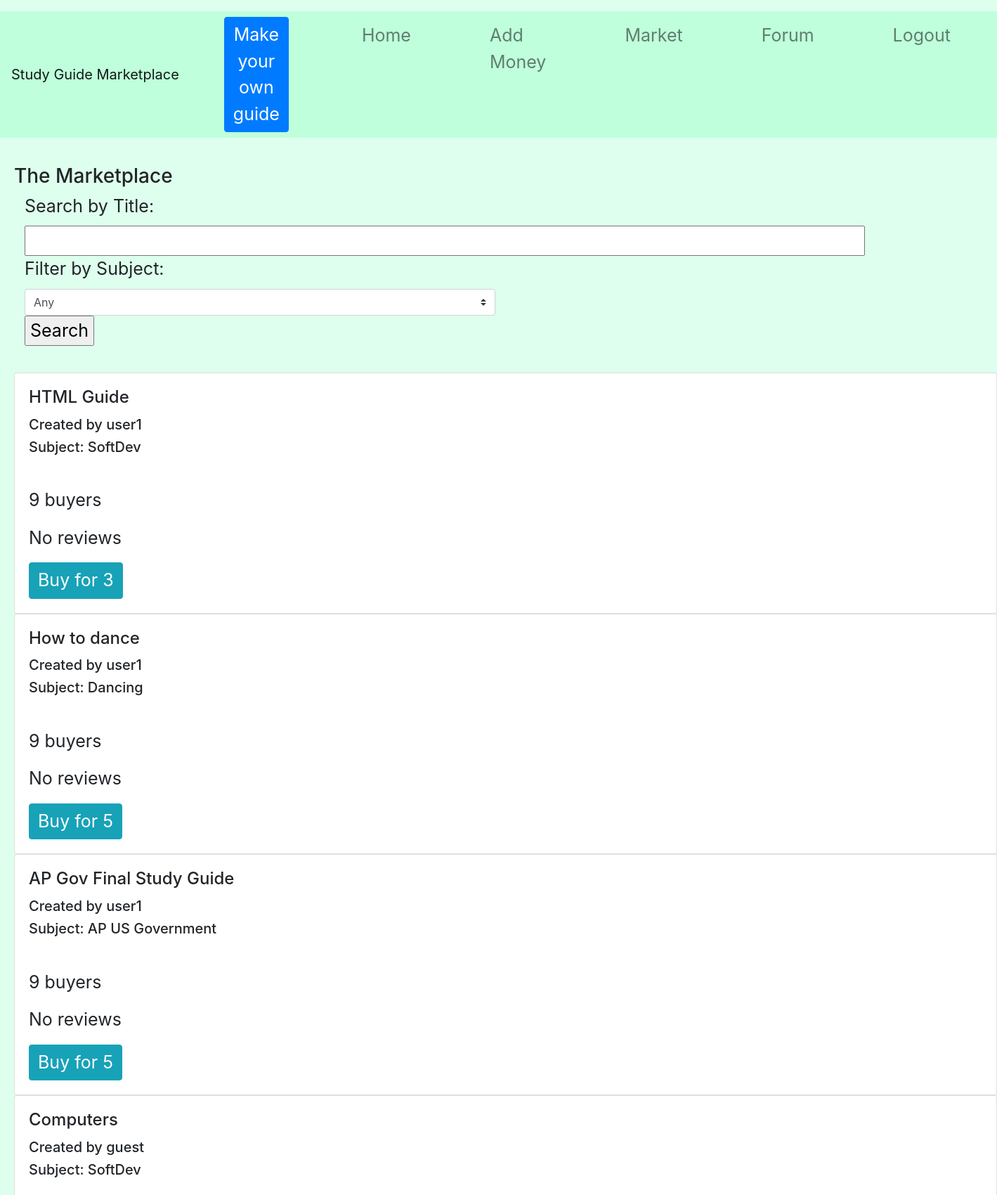
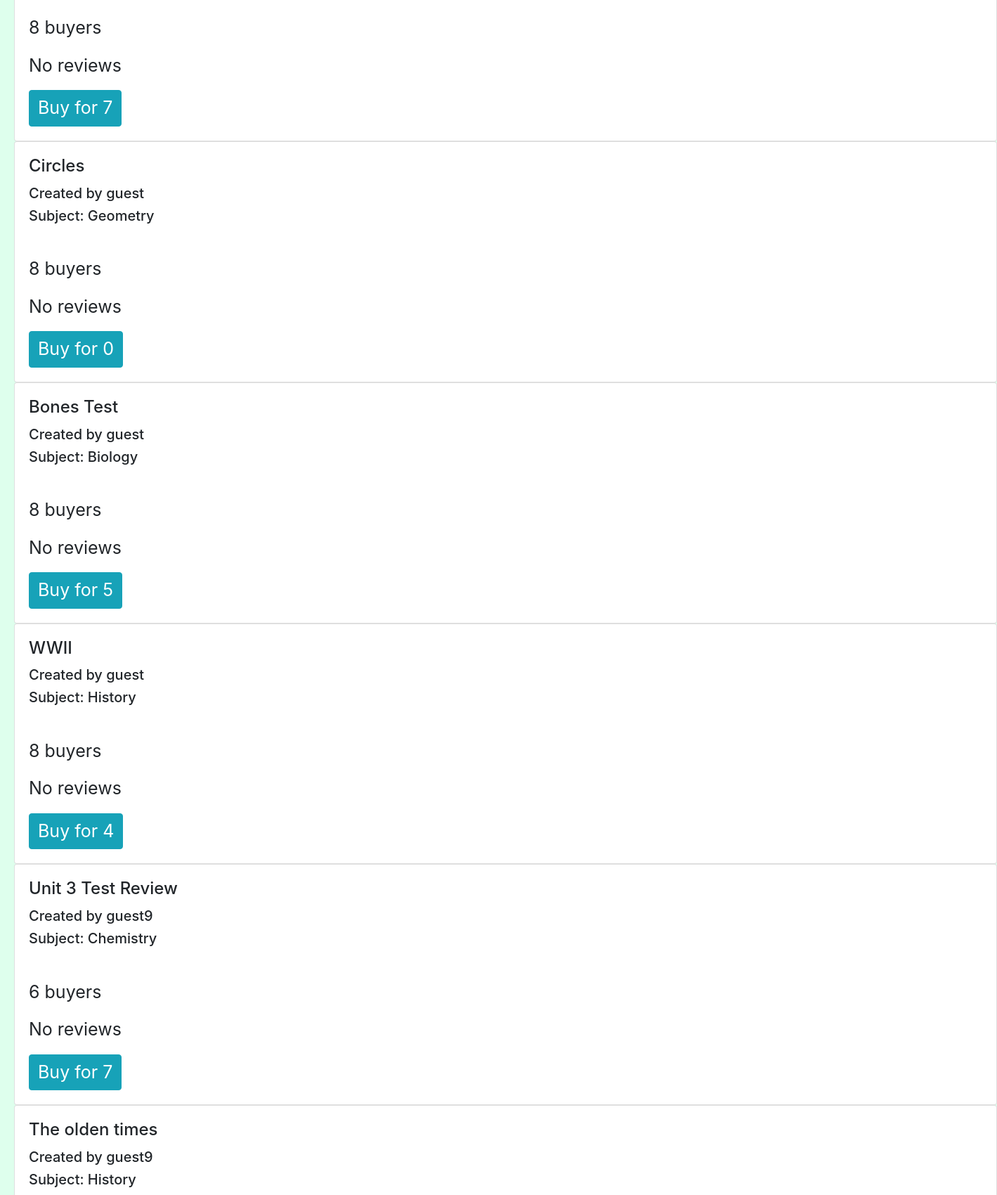
Page /market (signed in, upper part) on the committed database (2 pictures, top to bottom).
### tables this page shows
CREATE TABLE guides(id INTEGER, user TEXT, name TEXT, rating REAL, cost INTEGER, buyers INTEGER, subject TEXT, guide TEXT, ratings INTEGER);

### app/__init__.py (the view)
    def login_check(*args, **kwargs):
        if 'username' not in session:
            return redirect(url_for("login"))
        return route_function(*args, **kwargs)

### app/__init__.py (called while the page is built)
def protected(route_function):
    def login_check(*args, **kwargs):
        if 'username' not in session:
            return redirect(url_for("login"))
        return route_function(*args, **kwargs)
    login_check.__name__ = route_function.__name__
    return login_check

@app.route("/market", methods=['GET', 'POST'])
@protected
def market():
    results = []
    gs = ops.get_unguides(session['username'])
    q = ""
    sub = "Any"
    if 'subject' in request.form.keys() and len(request.form['subject']) > 0:
        sub = request.form['subject']
    if 'query' in request.form.keys() and len(request.form['query']) > 0:
        q = request.form['query']
        for guide in gs:
            if q.lower() in guide["name"].lower():
                if sub == "Any" or guide["subject"] == sub:
                    results.append(guide)
    else:
         for guide in gs:
             if sub == "Any" or guide["subject"] == sub:
                 results.append(guide)
    return render_template("market.html", guides = results, query = q, subjects = ops.get_subjects(), subject = sub)

### app/utl/ops.py (called while the page is built)
def get_unguides(username):
    db = sqlite3.connect(DB_FILE)
    c = db.cursor()
    c.execute("SELECT * FROM guides WHERE user != ?;" , (username,))
    g = c.fetchall()
    ans = []
    for row in g:
        c.execute("SELECT * FROM buyers WHERE user = ? AND id = ?;" , (username,row[0]))
        if c.fetchone() is None:
            next = {}
            next["id"] = row[0]
            next["user"] = row[1]
            next["name"] = row[2]
            next["rating"] = row[3]
            next["cost"] = row[4]
            next["buyers"] = row[5]
            next["subject"] = row[6]
            next["guide"] = row[7]
            next["ratings"] = row[8]
            ans.append(next)
    return ans

def get_subjects():
    db = sqlite3.connect(DB_FILE)
    c = db.cursor()
    ans = []
    c.execute("SELECT * FROM guides;")
    g = c.fetchall()
    for row in g:
        if row[6] not in ans:
            ans.append(row[6])
    return ans

### app/templates/market.html (shortened to what this page needs)
{% extends "base.html" %}
{% block body %}
  <br>
  <h3> The Marketplace </h3>
  <div class="col-md-6">
  <form method="post">
            <label>Search by Title:</label>
            <input type="text" name="query" size="70">
            <br>
            <label>Filter by Subject:</label>
            <select class="custom-select" name="subject">
              <option selected>Any</option>
            </select>
        <input type="submit" name="button" value="Search">
  </form>
  </div>
  <br>
  {% if guides|length < 1 %}
    <p> No results found. </p>
    {% else %}
        {% for guide in guides %}
          <div class="card">
            <div class="card-body">
              <h4 class="card-title">{{ guide["name"] }}</h4>
              <h5>Created by {{ guide["user"] }}</h5>
              <h5>Subject: {{ guide["subject"]}}</h5>
              <br>
              <p class="card-text">{{ guide["buyers"] }} buyers</p>
              {% if guide["ratings"] == 0 %}
                <p class="card-text">No reviews</p>
              {% else %}
                <p class="card-text">{{ guide["rating"] }} rating on {{ guide["ratings"] }} reviews</p>
              {% endif %}
              <a href={{"/buy/"+(guide["id"]|string)}} class="btn btn-info">Buy for {{ guide["cost"] }}</a><br>
            </div>
          </div>
        {% endfor %}
  {% endif %}
{% endblock %}

### app/templates/base.html (shortened to what this page needs)
<!DOCTYPE html>
<html>
  <head>
    <link rel="stylesheet" href="https://stackpath.bootstrapcdn.com/bootstrap/4.3.1/css/bootstrap.min.css">
    <link rel="stylesheet" type="text/css" href="../static/styles.css">
  </head>
  <body>
    <div class="main">
      {% block navbar %}
        <nav class="navbar navbar-expand-lg navbar-light">
          <a class="navbar-brand" href="#">Study Guide Marketplace</a>
          <div class="collapse navbar-collapse" id="navbarNavAltMarkup">
            <div class="navbar-nav">
              <a class="btn btn-primary mx-5" href="/create">Make your own guide</a>
              <a class="nav-item nav-link mx-5" href="/home">Home</a>
              <a class="nav-item nav-link mx-5" href="/coins">Add Money</a>
              <a class="nav-item nav-link mx-5" href="/market">Market</a>
              <a class="nav-item nav-link mx-5" href="/forum">Forum</a>
              <a class="nav-item nav-link mx-5"  href="/logout">Logout</a>
            </div>
          </div>
        </nav>
      {% endblock %}
      <div class="body-block">
      {% block body %}
      {% endblock %}
    </div>
    </div>
  </body>
</html>

### app/static/styles.css (style rules this page uses)
body { background-color: #deffed; font-size: 25px; }
.navbar { background: #bfffdc; }
.btn { font-size: 25px; }
.body-block { margin-left: 20px; }

### rows in the picture
guides: name "HTML Guide", user "user1", subject "SoftDev", buyers "9", ratings "No reviews", cost "3"
guides: name "How to dance", user "user1", subject "Dancing", buyers "9", ratings "No reviews", cost "5"
guides: name "AP Gov Final Study Guide", user "user1", subject "AP US Government", buyers "9", ratings "No reviews", cost "5"
guides: name "Computers", user "guest", subject "SoftDev", buyers "8", ratings "No reviews", cost "7"
guides: name "Circles", user "guest", subject "Geometry", buyers "8", ratings "No reviews", cost "0"
guides: name "Bones Test", user "guest", subject "Biology", buyers "8", ratings "No reviews", cost "5"
guides: name "WWII", user "guest", subject "History", buyers "8", ratings "No reviews", cost "4"
guides: name "Unit 3 Test Review", user "guest9", subject "Chemistry", buyers "6", ratings "No reviews", cost "7"
guides: name "The olden times", user "guest9", subject "History"
